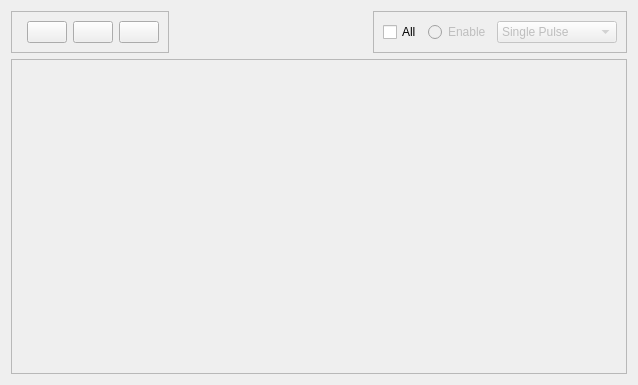
<?xml version="1.0" encoding="UTF-8"?>
<ui version="4.0">
 <class>GalPackageEditor</class>
 <widget class="QWidget" name="GalPackageEditor">
  <property name="geometry">
   <rect>
    <x>0</x>
    <y>0</y>
    <width>638</width>
    <height>385</height>
   </rect>
  </property>
  <property name="windowTitle">
   <string>PackageEditor</string>
  </property>
  <layout class="QGridLayout" name="gridLayout_4">
   <item row="0" column="0">
    <widget class="QFrame" name="CoresControlframe">
     <property name="frameShape">
      <enum>QFrame::StyledPanel</enum>
     </property>
     <property name="frameShadow">
      <enum>QFrame::Raised</enum>
     </property>
     <layout class="QGridLayout" name="gridLayout">
      <item row="0" column="1">
       <widget class="QPushButton" name="GeneratorNewStartButton">
        <property name="toolTip">
         <string>&lt;html&gt;&lt;head/&gt;&lt;body&gt;&lt;p&gt;submit and start output of current package&lt;/p&gt;&lt;/body&gt;&lt;/html&gt;</string>
        </property>
        <property name="text">
         <string/>
        </property>
        <property name="icon">
         <iconset resource="../galapicons.qrc">
          <normaloff>:/icons/restart.png</normaloff>:/icons/restart.png</iconset>
        </property>
       </widget>
      </item>
      <item row="0" column="3">
       <widget class="QPushButton" name="CoresSimulateButton">
        <property name="toolTip">
         <string>&lt;html&gt;&lt;head/&gt;&lt;body&gt;&lt;p&gt;begin simulation of current package setup&lt;/p&gt;&lt;/body&gt;&lt;/html&gt;</string>
        </property>
        <property name="text">
         <string/>
        </property>
        <property name="icon">
         <iconset resource="../galapicons.qrc">
          <normaloff>:/icons/super_new.png</normaloff>:/icons/super_new.png</iconset>
        </property>
       </widget>
      </item>
      <item row="0" column="2">
       <widget class="QPushButton" name="GeneratorActiveButton">
        <property name="toolTip">
         <string>&lt;html&gt;&lt;head/&gt;&lt;body&gt;&lt;p&gt;start/stop processing current package on galapagos cores&lt;/p&gt;&lt;/body&gt;&lt;/html&gt;</string>
        </property>
        <property name="text">
         <string/>
        </property>
        <property name="icon">
         <iconset resource="../galapicons.qrc">
          <normaloff>:/icons/start.png</normaloff>
          <activeoff>:/icons/start.png</activeoff>
          <activeon>:/icons/Stop.png</activeon>:/icons/start.png</iconset>
        </property>
        <property name="checkable">
         <bool>true</bool>
        </property>
        <property name="checked">
         <bool>false</bool>
        </property>
       </widget>
      </item>
      <item row="0" column="0">
       <widget class="KLed" name="Core_active_LED_ALL">
        <property name="color">
         <color>
          <red>255</red>
          <green>0</green>
          <blue>0</blue>
         </color>
        </property>
       </widget>
      </item>
     </layout>
    </widget>
   </item>
   <item row="0" column="1">
    <spacer name="horizontalSpacer">
     <property name="orientation">
      <enum>Qt::Horizontal</enum>
     </property>
     <property name="sizeHint" stdset="0">
      <size>
       <width>97</width>
       <height>20</height>
      </size>
     </property>
    </spacer>
   </item>
   <item row="0" column="2">
    <widget class="QFrame" name="Cores_all_frame">
     <property name="sizePolicy">
      <sizepolicy hsizetype="Preferred" vsizetype="Fixed">
       <horstretch>0</horstretch>
       <verstretch>0</verstretch>
      </sizepolicy>
     </property>
     <property name="minimumSize">
      <size>
       <width>0</width>
       <height>10</height>
      </size>
     </property>
     <property name="frameShape">
      <enum>QFrame::StyledPanel</enum>
     </property>
     <property name="frameShadow">
      <enum>QFrame::Raised</enum>
     </property>
     <layout class="QGridLayout" name="gridLayout_2">
      <item row="0" column="2">
       <widget class="QComboBox" name="Core_sequence_comboBox_ALL">
        <property name="enabled">
         <bool>false</bool>
        </property>
        <item>
         <property name="text">
          <string>Single Pulse</string>
         </property>
        </item>
        <item>
         <property name="text">
          <string>Double Pulse</string>
         </property>
        </item>
        <item>
         <property name="text">
          <string>Pulse Sequence</string>
         </property>
        </item>
       </widget>
      </item>
      <item row="0" column="0">
       <widget class="QCheckBox" name="checkBox_CoresAlll">
        <property name="toolTip">
         <string>&lt;html&gt;&lt;head/&gt;&lt;body&gt;&lt;p&gt;If checked all channel properties will be changed accordingly &lt;/p&gt;&lt;/body&gt;&lt;/html&gt;</string>
        </property>
        <property name="text">
         <string>All</string>
        </property>
       </widget>
      </item>
      <item row="0" column="1">
       <widget class="QRadioButton" name="Core_enabled_radio_ALL">
        <property name="enabled">
         <bool>false</bool>
        </property>
        <property name="toolTip">
         <string>Enable channel</string>
        </property>
        <property name="text">
         <string>Enable</string>
        </property>
        <property name="autoExclusive">
         <bool>false</bool>
        </property>
       </widget>
      </item>
     </layout>
    </widget>
   </item>
   <item row="1" column="0" colspan="3">
    <widget class="QScrollArea" name="CoresScrollArea">
     <property name="widgetResizable">
      <bool>true</bool>
     </property>
     <widget class="QWidget" name="scrollAreaWidgetContents">
      <property name="geometry">
       <rect>
        <x>0</x>
        <y>0</y>
        <width>616</width>
        <height>304</height>
       </rect>
      </property>
      <layout class="QGridLayout" name="gridLayout_3">
       <item row="0" column="0">
        <widget class="QWidget" name="CoresAreaWidget" native="true"/>
       </item>
      </layout>
     </widget>
    </widget>
   </item>
  </layout>
 </widget>
 <customwidgets>
  <customwidget>
   <class>KLed</class>
   <extends>QWidget</extends>
   <header>kled.h</header>
  </customwidget>
 </customwidgets>
 <resources>
  <include location="../galapicons.qrc"/>
 </resources>
 <connections>
  <connection>
   <sender>checkBox_CoresAlll</sender>
   <signal>toggled(bool)</signal>
   <receiver>Core_enabled_radio_ALL</receiver>
   <slot>setEnabled(bool)</slot>
   <hints>
    <hint type="sourcelabel">
     <x>231</x>
     <y>41</y>
    </hint>
    <hint type="destinationlabel">
     <x>302</x>
     <y>42</y>
    </hint>
   </hints>
  </connection>
  <connection>
   <sender>checkBox_CoresAlll</sender>
   <signal>toggled(bool)</signal>
   <receiver>Core_sequence_comboBox_ALL</receiver>
   <slot>setEnabled(bool)</slot>
   <hints>
    <hint type="sourcelabel">
     <x>231</x>
     <y>41</y>
    </hint>
    <hint type="destinationlabel">
     <x>509</x>
     <y>42</y>
    </hint>
   </hints>
  </connection>
 </connections>
</ui>
